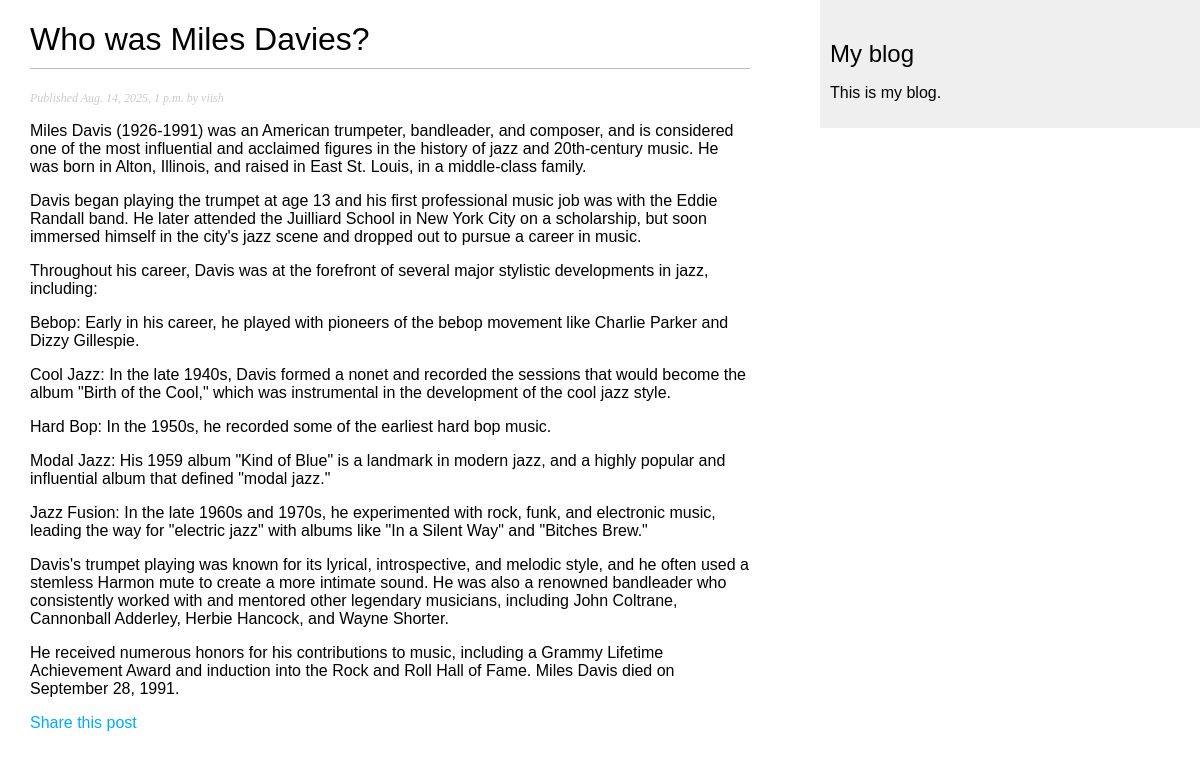
Page /blog/2025/8/14/who-was-miles-davies/ on the committed database.
### blog/models.py (models this page shows, shortened)
class Post(models.Model):
    class Status(models.TextChoices):
        DRAFT = 'DF', 'Draft'
        PUBLISHED = 'PB', 'Published'
    title = models.CharField(max_length=200)
    slug = models.SlugField(max_length=200, unique_for_date='publish')
    author = models.ForeignKey(
        settings.AUTH_USER_MODEL,
        on_delete=models.CASCADE,
        related_name='blog_posts',
    )
    body = models.TextField()
    publish = models.DateTimeField(default=timezone.now)
    created = models.DateTimeField(auto_now_add=True)
    updated = models.DateTimeField(auto_now=True)
    status = models.CharField(
        max_length=2,
        choices=Status,
        default=Status.DRAFT,
    )
    objects = models.Manager() # The Default Manager
    published = PublishedManager() # Custom Manager
    draft = DraftManager()
    class Meta:
        ordering = ['-publish']
        indexes = [
            models.Index(fields=['-publish']),
        ]

### blog/views.py (the view)
# urls.py: path('<int:year>/<int:month>/<int:day>/<slug:post>/', views.post_detail, name='post_detail'),
def post_detail(request, year, month, day, post):
    post = get_object_or_404(Post,
                             status=Post.Status.PUBLISHED,
                             slug=post, publish__year=year,
                             publish__month=month,
                             publish__day=day)
    return render(
        request,
        'blog/post/detail.html',
        {'post': post}
    )

### blog/templates/blog/post/detail.html (shortened to what this page needs)
{% extends "blog/base.html" %}
{% block content %}
  <h1>{{ post.title }}</h1>
  <p class="date">
    Published {{ post.publish }} by {{ post.author }}
  </p>
  {{ post.body|linebreaks }}
    <p>
        <a href="{% url "blog:post_share" post.id %}">Share this post</a>
    </p>
{% endblock %}

### blog/static/css/blog.css (style rules this page uses)
body { margin:0; padding:0; font-family:helvetica, sans-serif; }
a { color:#00abff; text-decoration:none; }
h1 { font-weight:normal; border-bottom:1px solid #bbb; padding:0 0 10px 0; }
p.date { color:#ccc; font-family: georgia, serif; font-size: 12px; font-style: italic; }

### rows in the picture
Post: title "Who was Miles Davies?", publish "Aug. 14, 2025, 1 p.m.", author "viish", body "Miles Davis (1926-1991) was an American trumpeter, bandleader, and composer, and is considered one of the most influential and acclaimed figures in the history of jazz and 20th-century music. He was born in Alton, Illinois, and raised in East St. Louis, in a middle-class family. Davis began playing the trumpet at age 13 and his first professional music job was with the Eddie Randall band. He later attended the Juilliard School in New York City on a scholarship, but soon immersed himself in the city's jazz scene and dropped out to pursue a career in music. Throughout his career, Davis was at the forefront of several major stylistic developments in jazz, including: Bebop: Early in his career,…"
